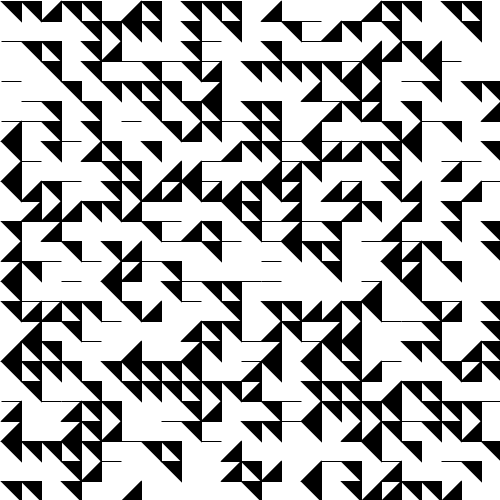
Frame 1 (no input)
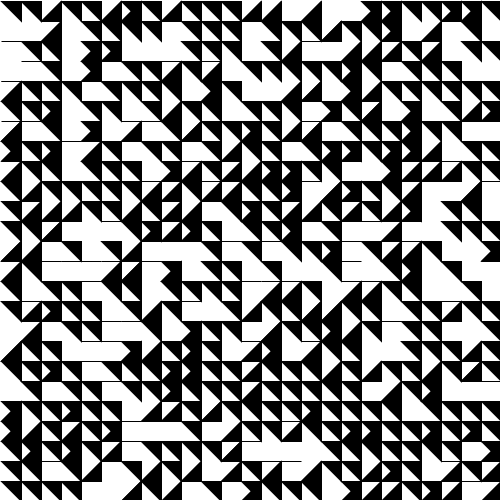
Frame 2 (the mouse pressed at the canvas centre, redrawn once)

The Processing sketch that drew these frames (run headless with seeded random() and noise(); the mouse was pressed at the canvas centre and the sketch redrawn once):

// Processing sketch: processing_70883
// ── processing_70883.pde

void setup() {
  size (500, 500);
  background(255, 255, 255);
  smooth();
  noLoop();
}

void draw() {
  for (int a=1; a<=width; a+= 20)
  {
    for (int b=1; b<=height; b+= 20)
    {
      fill(0, 0, 0);
      int r = int (random(1, 6.99));
      if (r == 1) {
        triangle(a, b, a+20, b+20, a+20, b+0);
      }
      if (r == 2) {
        triangle(a+20, b+20, a+0, b+20, a+0, b+20);
      }
      if (r == 3) {
        triangle(a, b+20, a+20, b+20, a+20, b+0);
      }
      if (r == 4) {
        triangle(a, b, a+20, b+20, a+20, b+0);
      }
    }
  }
}
